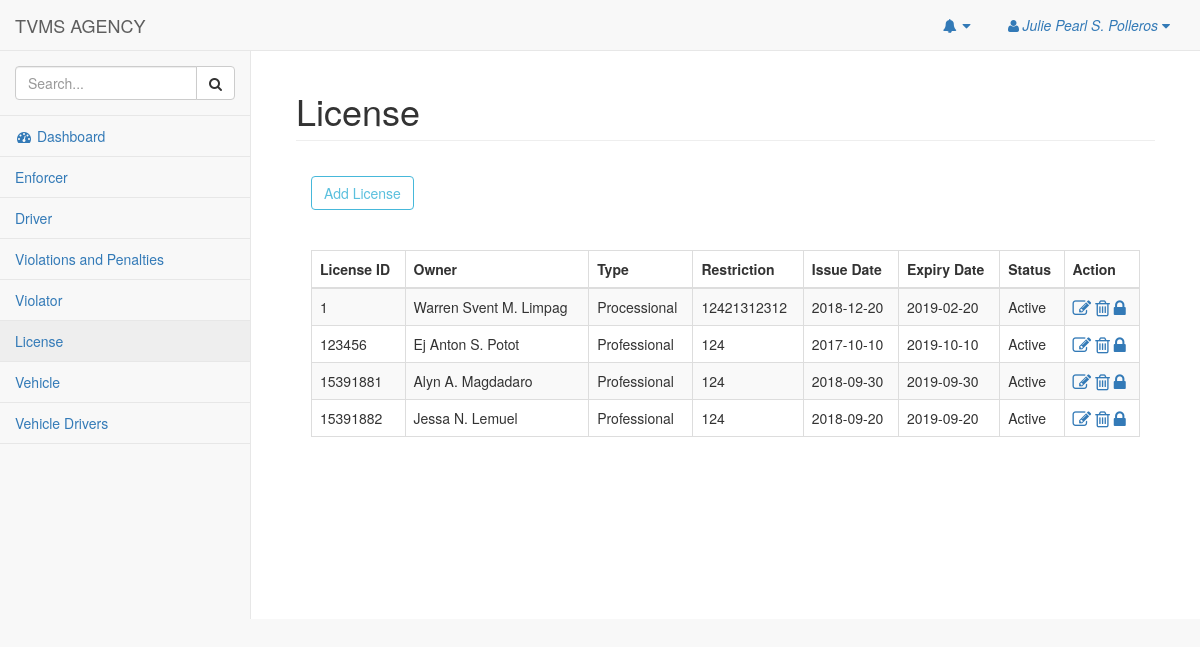
The page /pages/license.php (signed in) on the database as committed earlier.
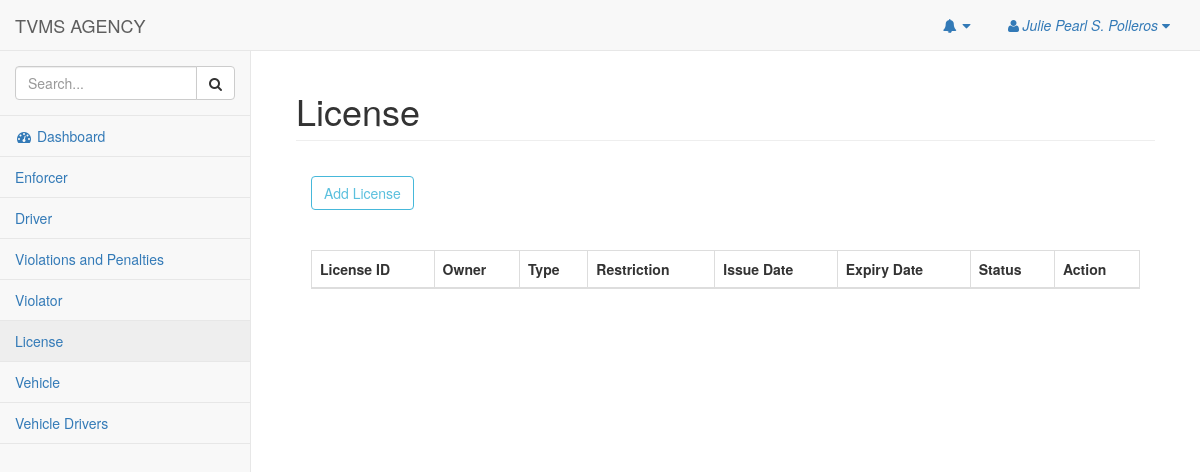
The same page on the database as committed later.
### tables this page shows
CREATE TABLE `driver` (
  `driver_id` int(11) NOT NULL,
  `license_id` int(11) NOT NULL,
  `driver_pincode` int(11) NOT NULL,
  `driver_lname` varchar(50) NOT NULL,
  `driver_fname` varchar(50) NOT NULL,
  `driver_mi` varchar(1) NOT NULL,
  `driver_gender` varchar(50) NOT NULL,
  `driver_birthdate` date NOT NULL,
  `driver_addressProv` varchar(255) NOT NULL,
  `driver_addressCity` varchar(255) NOT NULL,
  `driver_mobile` char(11) NOT NULL,
  `driver_tel` char(20) NOT NULL,
  `driver_type` varchar(20) NOT NULL,
  `driver_email` varchar(50) NOT NULL,
  `driver_password` varchar(50) NOT NULL,
  `driver_status` varchar(20) NOT NULL
);

CREATE TABLE `license` (
  `license_id` int(11) NOT NULL,
  `license_type` varchar(50) NOT NULL,
  `license_restriction` varchar(50) NOT NULL,
  `license_issue_date` date NOT NULL,
  `license_exp_date` date NOT NULL,
  `license_nationality` varchar(50) NOT NULL,
  `license_status` varchar(50) NOT NULL
);

### pages/model/licenseModel.php (called while the page is built, shortened)
<?php
require 'dbhelper/dbhelper.php';
Class License extends DBHelper{
    function __construct(){
        return DBHelper::__construct();
    }
     function getLicense(){
         return DBHelper::joinLicense();
     }
}

### pages/dbhelper/dbhelper.php (called while the page is built, shortened)
<?php
Class DBHelper{
    private $host = "localhost";
    private $db = "tvms";
    private $user = "root";
    private $pass = "";
    private $conn;
    function __construct(){
        try{
            $this->conn = new PDO("mysql:host=$this->host;dbname=$this->db",$this->user,$this->pass);
        }catch(PDOException $e){
            echo $e->getMessage();
        }
    }
    function joinLicense(){
        $sql = "select e.license_id,e.license_type,e.license_restriction,e.license_issue_date,e.license_exp_date,e.license_nationality,e.license_status,c.driver_lname,c.driver_fname,c.driver_mi FROM license e, driver c WHERE e.license_id = c.license_id;";
        $stmt = $this->conn->prepare($sql);
        $stmt->execute();
        $data = $stmt->fetchAll(PDO::FETCH_ASSOC);
        return $data;
    }
}

### pages/license.php (the view, shortened to what this page needs)
<?php
    include_once 'model/licenseModel.php';
    $license = new License();
?>
<!DOCTYPE html>
<html lang="en">
<head>
    <link href="../vendor/bootstrap/css/bootstrap.min.css" rel="stylesheet">
    <link href="../vendor/metisMenu/metisMenu.min.css" rel="stylesheet">
    <link href="../dist/css/sb-admin-2.css" rel="stylesheet">
    <link href="../vendor/morrisjs/morris.css" rel="stylesheet">
    <link href="../vendor/font-awesome/css/font-awesome.min.css" rel="stylesheet" type="text/css">
    <link rel="stylesheet" href="../dist/css/jquery.dataTables.min.css">
    <link rel="stylesheet" href="../dist/css/buttons.dataTables.min.css">
</head>
<body>
    <?php include_once "nav.php"; ?>
        <div id="page-wrapper">
            <div class="container-fluid">
                <div class="row">
                    <div class="col-lg-12">
                        <h1 class="page-header">License</h1>
                    </div>
                </div>
                <div class="panel-body">
                        <p>
                            <button type="button" class="btn btn-outline btn-info"  data-toggle="modal" data-target="#licenseModal">Add License</button>
                        </p>
                    </div>
                    <div class="panel-body">
                        <div class="table-responsive">
                            <table class="table table-hover table-striped table-bordered" id="example" width="100%">
                                <thead>
                                    <tr>
                                        <th>License ID</th>
                                        <th>Owner</th>
                                        <th>Type</th>
                                        <th>Restriction</th>
                                        <th>Issue Date</th>
                                        <th>Expiry Date</th>
                                        <th>Status</th>
                                        <th>Action</th>
                                    </tr>
                                </thead>
                                <tbody>
                                <?php
                                    $data = $license->getLicense();
                                    foreach($data as $datas){
                                ?>
                                    <tr>
                                        <td><?php echo $datas['license_id'] ?></td>
                                        <td><?php echo $datas['driver_fname'].' '.$datas['driver_mi'].'. '.$datas['driver_lname'] ?></td>
                                        <td><?php echo $datas['license_type'] ?></td>
                                        <td><?php echo $datas['license_restriction'] ?></td>
                                        <td><?php echo $datas['license_issue_date'] ?></td>
                                        <td><?php echo $datas['license_exp_date'] ?></td>
                                        <td><?php echo $datas['license_status'] ?></td>
                                        <td>
                                            <a href="#edit<?php echo $datas['license_id'] ?>" data-toggle="modal"><i class="fa fa-pencil-square-o fa-lg" aria-hidden="true"></i></button>
                                            <a onclick='javascript:confirmation($(this));return false;' href="deleteLicense.php?id=<?php echo $datas['license_id'] ?>"> <i class="fa fa-trash-o fa-lg" aria-hidden="true"></i> </a>
                                            <?php if($datas['license_status'] == 'Active'){ ?>
                                            <a onclick='javascript:status($(this));return false;' href="licenseStatus.php?status=<?php echo $datas['license_status']?>&id=<?php echo $datas['license_id'] ?>"><i class="fa fa-lock fa-lg" aria-hidden="true"></i></a>
                                            <?php }
                                                else{
                                            ?>
                                            <a onclick='javascript:status($(this));return false;' href="licenseStatus.php?status=<?php echo $datas['license_status']?>&id=<?php echo $datas['license_id'] ?>"><i class="fa fa-unlock fa-lg" aria-hidden="true"></i></a>
                                            <?php } ?>
                                        </td>
                                    </tr>
                                <?php
                                    }
                                ?>
                                </tbody>
                            </table>
                        </div>
                    </div>
            </div>
        </div>
    </div>
</body>
</html>

### pages/nav.php (shortened to what this page needs)
 <link href="../vendor/bootstrap/css/bootstrap.min.css" rel="stylesheet">
<link href="../vendor/metisMenu/metisMenu.min.css" rel="stylesheet">
<link href="../dist/css/sb-admin-2.css" rel="stylesheet">
<link href="../vendor/morrisjs/morris.css" rel="stylesheet">
<link href="../vendor/font-awesome/css/font-awesome.min.css" rel="stylesheet" type="text/css">
<div id="wrapper">
<nav class="navbar navbar-default navbar-static-top" role="navigation" style="margin-bottom: 0">
    <div class="navbar-header">
        <a class="navbar-brand" href="dashboard.php">TVMS AGENCY</a>
    </div>
    <ul class="nav navbar-top-links navbar-right">
        <li class="dropdown">
            <a class="dropdown-toggle" data-toggle="dropdown" href="#">
                <i class="fa fa-bell fa-fw"></i> <i class="fa fa-caret-down"></i>
            </a>
        </li>
        <li class="dropdown">
            <a class="dropdown-toggle" data-toggle="dropdown" href="#">
            <i class="fa fa-user fa-fw"></i><i class=""><?php echo $_SESSION['head'].' '; ?></i><i class="fa fa-caret-down"></i>
            </a>
        </li>
    </ul>
    <div class="navbar-default sidebar" role="navigation">
        <div class="sidebar-nav navbar-collapse">
            <ul class="nav" id="side-menu">
                <li class="sidebar-search">
                    <div class="input-group custom-search-form">
                        <input type="text" class="form-control" placeholder="Search...">
                        <span class="input-group-btn">
                        <button class="btn btn-default" type="button">
                            <i class="fa fa-search"></i>
                        </button>
                    </span>
                    </div>
                </li>
                <li>
                    <a href="dashboard.php"><i class="fa fa-dashboard fa-fw"></i> Dashboard</a>
                </li>
                <li>
                            <a href="enforcer.php">Enforcer</a>
                        </li>
                        <li>
                            <a href="driver.php">Driver</a>
                        </li>
                        <li>
                            <a href="vp.php">Violations and Penalties</a>
                        </li>
                        <li>
                            <a href="violators.php">Violator</a>
                        </li>
                        <li>
                            <a href="license.php">License</a>
                        </li>
                        <li>
                            <a href="vehicles.php">Vehicle</a>
                        </li>
                        <li>
                            <a href="vdrivers.php">Vehicle Drivers</a>
                        </li>
            </ul>
        </div>
    </div>
</nav>

Rows that differ between the two databases and show on the page:
removed driver: license.license_id "1", driver_fname "Warren Svent", driver_mi "M", driver_lname "Limpag", license.license_type "Processional", license.license_restriction "12421312312", license.license_issue_date "2018-12-20", license.license_exp_date "2019-02-20", license.license_status "Active"
removed driver: license.license_id "123456", driver_fname "Ej Anton", driver_mi "S", driver_lname "Potot", license.license_type "Professional", license.license_restriction "124", license.license_issue_date "2017-10-10", license.license_exp_date "2019-10-10", license.license_status "Active"
removed driver: license.license_id "15391881", driver_fname "Alyn", driver_mi "A", driver_lname "Magdadaro", license.license_type "Professional", license.license_restriction "124", license.license_issue_date "2018-09-30", license.license_exp_date "2019-09-30", license.license_status "Active"
removed driver: license.license_id "15391882", driver_fname "Jessa", driver_mi "N", driver_lname "Lemuel", license.license_type "Professional", license.license_restriction "124", license.license_issue_date "2018-09-20", license.license_exp_date "2019-09-20", license.license_status "Active"
